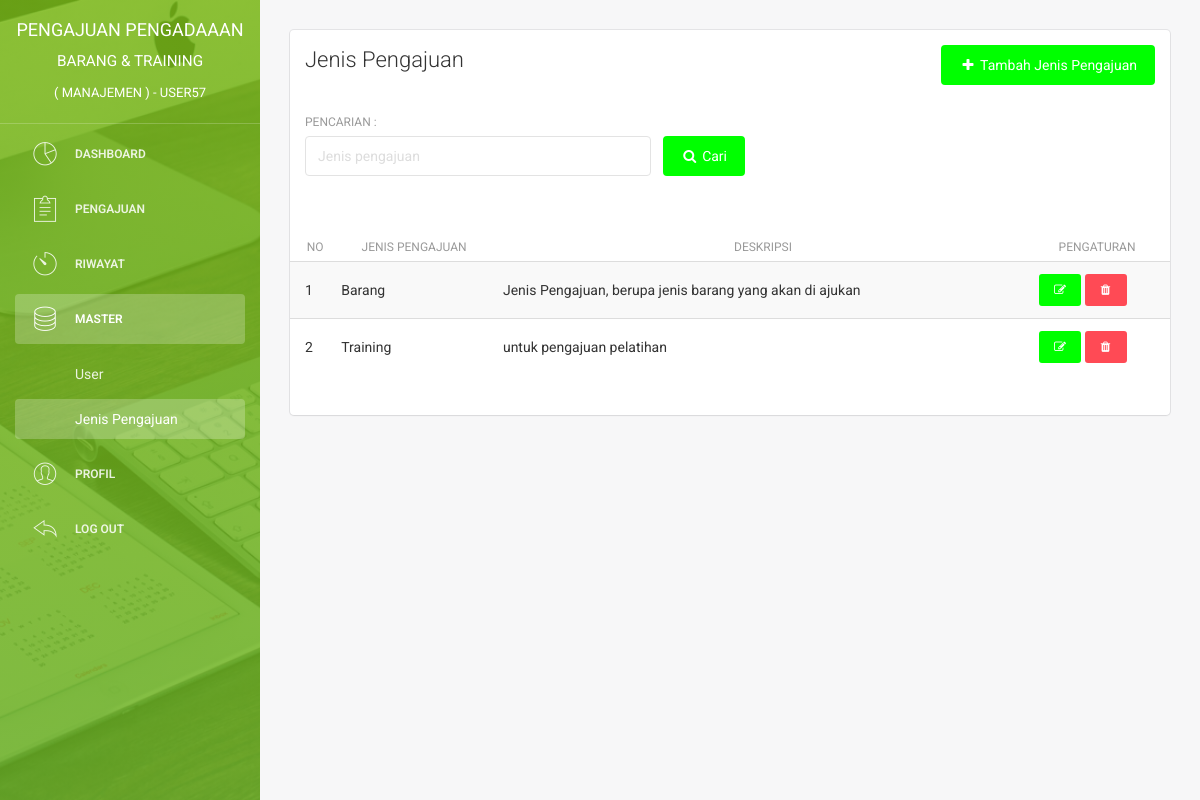
The page /admin/jenis_pengajuan.php (signed in) on the database its author committed.
### tables this page shows
CREATE TABLE `user` (
  `id_user` int(11) NOT NULL,
  `username` varchar(225) NOT NULL,
  `email` varchar(225) NOT NULL,
  `password` varchar(225) NOT NULL,
  `nama_depan` varchar(225) NOT NULL,
  `nama_belakang` varchar(225) NOT NULL,
  `jk` enum('laki-laki','perempuan') NOT NULL,
  `no_hp` varchar(50) NOT NULL,
  `alamat` text NOT NULL,
  `role` enum('manajemen','tim') NOT NULL,
  `pembuatan_akun` date NOT NULL,
  `update_akun` date NOT NULL
);

CREATE TABLE `jenis_pengajuan` (
  `id_jenis_pengajuan` int(11) NOT NULL,
  `jenis_pengajuan` varchar(25) NOT NULL,
  `deskripsi` text NOT NULL
);

### admin/jenis_pengajuan.php (the view, shortened to what this page needs)
<?php
    include '../system/koneksi.php';
?>
<!doctype html>
<html lang="en">
<head>
    <link href="../assets/css/bootstrap.min.css" rel="stylesheet" />
    <link href="../assets/css/animate.min.css" rel="stylesheet"/>
    <link href="../assets/css/light-bootstrap-dashboard.css" rel="stylesheet"/>
    <link href="../assets/css/demo.css" rel="stylesheet" />
    <link href="http://maxcdn.bootstrapcdn.com/font-awesome/4.2.0/css/font-awesome.min.css" rel="stylesheet">
    <link href="../assets/css/pe-icon-7-stroke.css" rel="stylesheet" />
    <link rel="stylesheet" href="../assets/dist/sweetalert.css">
</head>
<body>
<div class="wrapper">
    <div class="sidebar" data-color="green" data-image="../assets/img/sidebar.jpg">
    	<div class="sidebar-wrapper">
            <div class="logo">
                <a href="index" class="simple-text">
<?php
 $query_login = "SELECT * FROM user WHERE email ='$_SESSION[email]'";
    $result_login = mysqli_query($con, $query_login);
    $data_login = mysqli_fetch_assoc($result_login);
    $username = $data_login["username"];
?>
                    Pengajuan Pengadaaan <small>Barang & Training <br> <small>( Manajemen ) - <?php echo $username ?></small></small>
                </a>
            </div>
            <ul class="nav">
                <li>
                    <a href="index">
                        <i class="pe pe-7s-graph"></i>
                        <p>Dashboard</p>
                    </a>
                </li>
                <li>
                    <a href="pengajuan">
                        <i class="pe pe-7s-note2"></i>
                        <p>Pengajuan</p>
                    </a>
                </li>
                <li>
                    <a href="riwayat">
                        <i class="pe pe-7s-timer"></i>
                        <p>Riwayat</p>
                    </a>
                </li>
                <li class="active">
                    <a data-toggle="collapse" href="#componentsExamples" aria-expanded="true">
                        <i class="pe-7s-server"></i>
                        <p>Master</p>
                    </a>
                    <div class="collapse in" id="componentsExamples">
                        <ul class="nav">
                            <li><a href="user">User</a></li>
                            <li class="active"><a href="jenis_pengajuan">Jenis Pengajuan</a></li>
                        </ul>
                    </div>
                </li>
                <li>
                    <a href="profil">
                        <i class="pe pe-7s-user"></i>
                        <p>Profil</p>
                    </a>
                </li>
                <li>
                    <a href="#" onclick = "logout()">
                        <i class="pe pe-7s-back"></i>
                        <p>Log out</p>
                    </a>
                </li>
            </ul>
    	</div>
    </div>
    <div class="main-panel">
        <div class="content">
            <div class="container-fluid">
                <div class="row">
                    <div class="col-md-12">
                        <div class="card">
                            <div class="header">
                                <div class="row">
                                    <div class="col-md-6">
                                        <h4 class="title">Jenis Pengajuan</h4>
                                    </div>
                                    <div class="col-md-6" align="right">
                                        <a href="tambah_jenispengajuan">
                                            <button type="button" class="btn btn-primary btn-fill">
                                                <i class="fa fa-plus"></i> Tambah Jenis Pengajuan
                                            </button>
                                        </a>
                                    </div>
                                </div>
                                <br>
                                <form id="form_user"  action="?" method="get">
                                    <div class="row">
                                        <div class="col-md-5">
                                            <div class="form-group">
                                                <label>Pencarian : </label>
<?php
        if (isset($_GET['cari'])) {
            $username = ($_GET["cari"]);
?>
                <input type="text" name="cari" id="cari" class="form-control" placeholder="Jenis pengajuan" value="<?php echo $username ?>">
<?php
        }
        else {
?>
                <input type="text" name="cari" id="cari" class="form-control" placeholder="Jenis pengajuan">
<?php
        }
?>
                                            </div>
                                        </div>
                                        <div class="col-md-1">
                                            <button type="submit" rel="tooltip" class="btn btn-primary btn-fill">
                                                <i class="fa fa-search"></i> Cari
                                            </button>
                                        </div>
                                    </div>
                                </form>
                            </div>
                            <div class="content table-responsive table-full-width">
                                <?php
        if (isset($_GET['cari'])) {
            $jenispengajuan = ($_GET["cari"]);
                $query = "SELECT * FROM jenis_pengajuan WHERE jenis_pengajuan like '%$jenispengajuan%' ORDER BY id_jenis_pengajuan" ;
        }
        else {
            $query = "SELECT * FROM jenis_pengajuan ORDER BY id_jenis_pengajuan" ;
        }
            $result = mysqli_query($con, $query);
            if($result->num_rows == 0){
                                    echo '<div class="content table-responsive table-full-width">
                                        <table class="table table-hover table-striped">
                                            <thead>
                                                <th>No</th>
                                                <th>Jenis Pengajuan</th>
                                                <th>Deskripsi</th>
                                                <th>Pengaturan</th>
                                            </thead>
                                            <tbody>
                                                <tr>
                                                    <td colspan="8" align="center">
                                                        Anda tidak memiliki pengajuan
                                                        <br>
                                                        <a href="user">
                                                            <button type="button" class="btn btn-primary btn-fill btn-sm">
                                                                <i class="fa fa-refresh"></i> Refresh data
                                                            </button>
                                                        </a>
                                                    </td>
                                                </tr>
                                            </tbody>
                                        </table>
                                    </div>';
            }
            else {
                                    echo '<div class="content table-responsive table-full-width">
                                        <table class="table table-hover table-striped table-paginate">
                                                <thead>
                                                    <th>No</th>
                                                    <th>Jenis Pengajuan</th>
                                                    <th>Deskripsi</th>
                                                    <th>Pengaturan</th>
                                                </thead>
                                            <tbody>';
                $no = 1;
                while($data = mysqli_fetch_assoc($result)){
                                                echo '<tr>
                                            <td>'.$no.'</td>
                                            <td>'.$data['jenis_pengajuan'].'</td>
                                            <td>'.$data['deskripsi'].'</td>
                                            <td>
                                                <a href="edit_jenispengajuan?id='.$data['id_jenis_pengajuan'].'">
                                                    <button type="button" rel="tooltip" class="btn btn-primary btn-fill btn-sm">
                                                        <i class="fa fa-edit"></i>
                                                    </button>
                                                </a>
                                                <button onclick="hapus('.$data['id_jenis_pengajuan'].')" type="button" rel="tooltip" class="btn btn-danger btn-fill btn-sm">
                                                    <i class="fa fa-trash"></i>
                                                </button>';
                                        $no++;
                    }
                                            echo'</tbody>
                                        </table>
                                    </div>';
                }
            ?>
                            </div>
                        </div>
                    </div>
                </div>
            </div>
        </div>
    </div>
</div>
</body>
</html>

### rows shown on the page
user: username "USER57"
jenis_pengajuan: jenis_pengajuan "Barang", deskripsi "Jenis Pengajuan, berupa jenis barang yang akan di ajukan"
jenis_pengajuan: jenis_pengajuan "Training", deskripsi "untuk pengajuan pelatihan"
